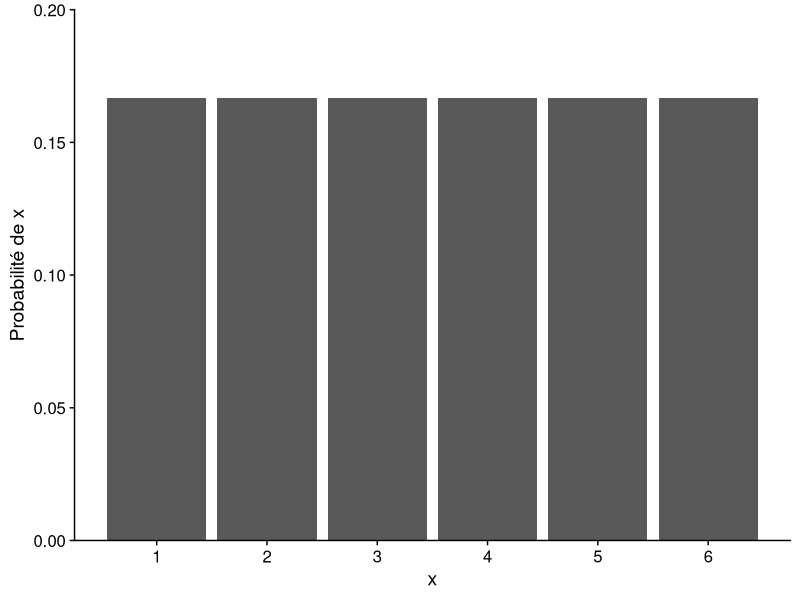
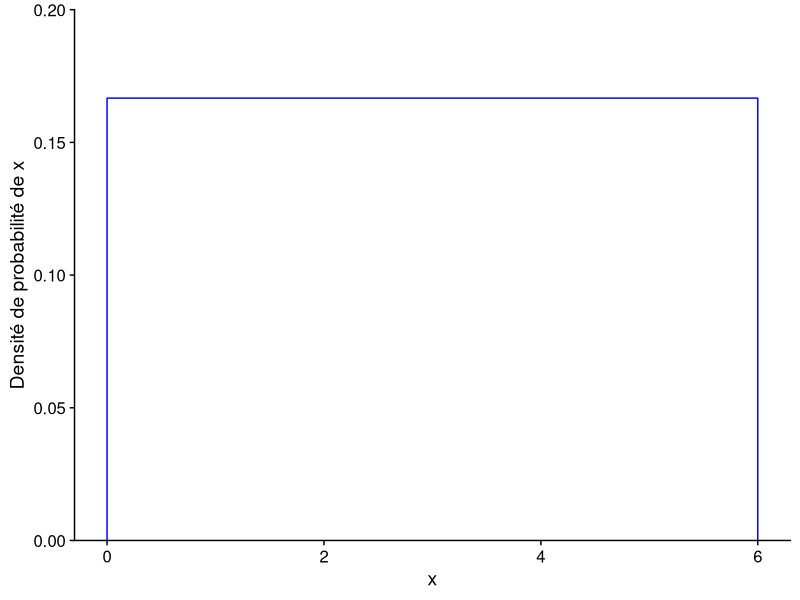
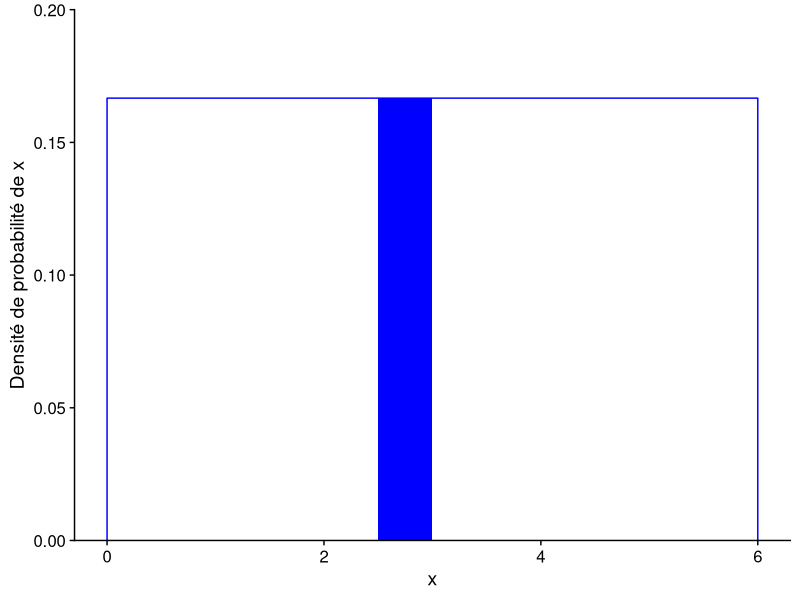
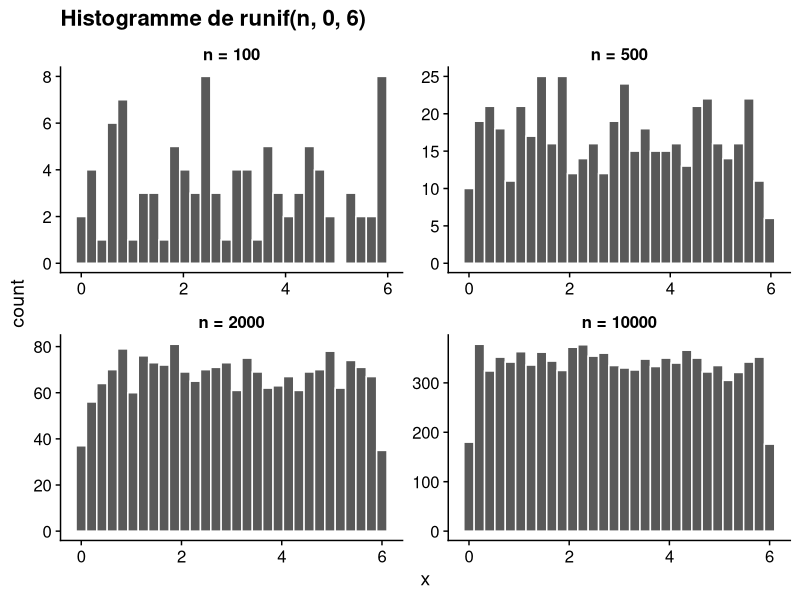
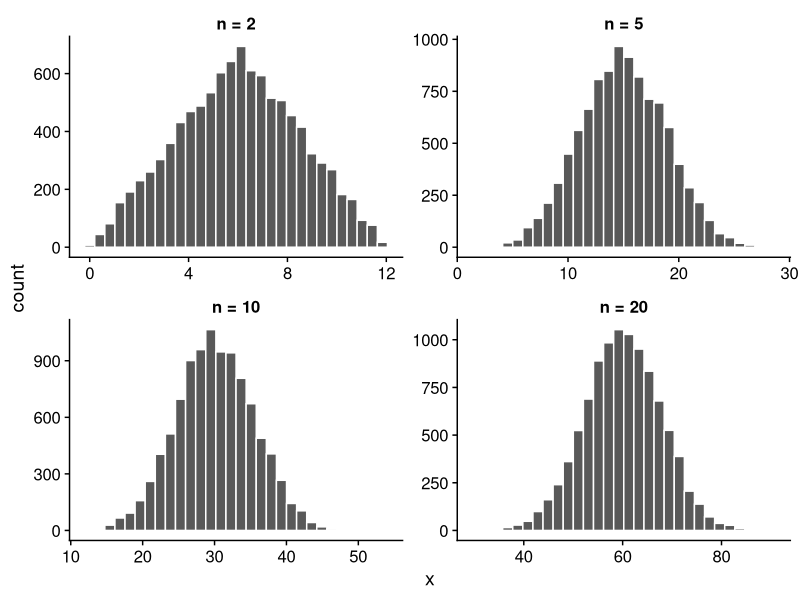
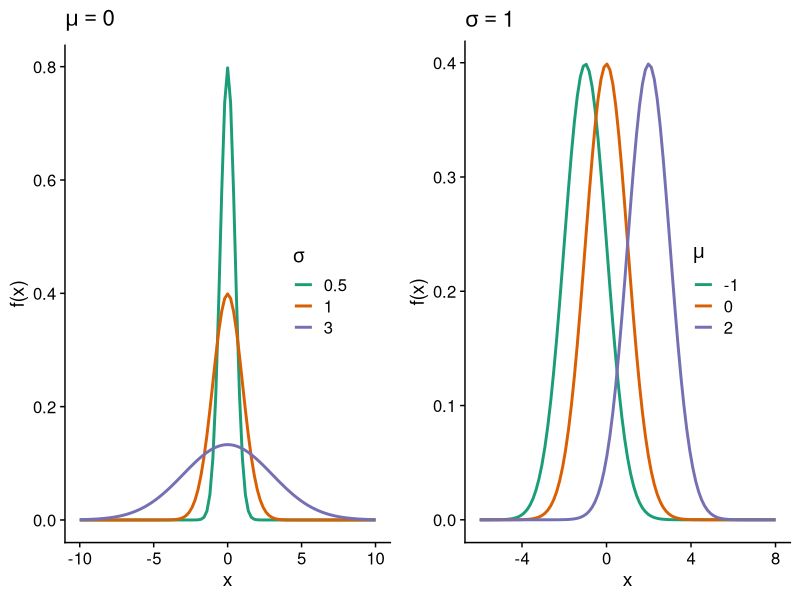
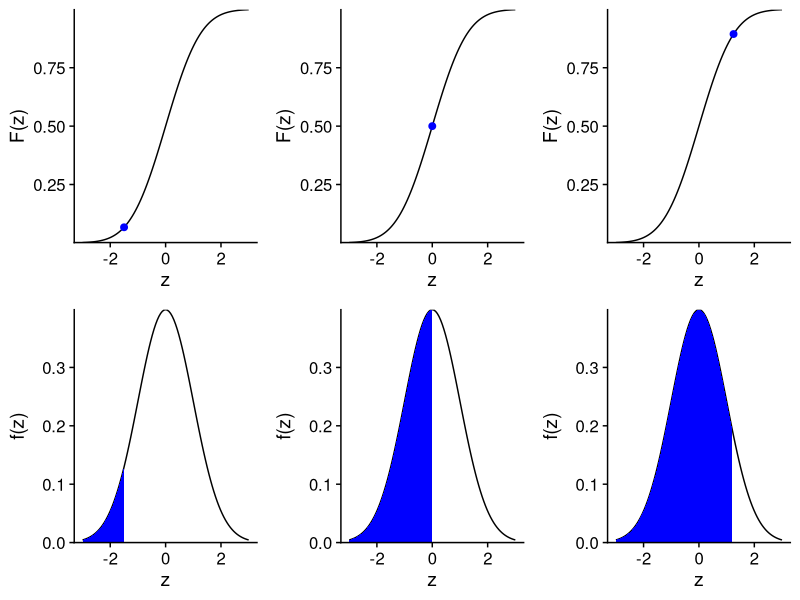
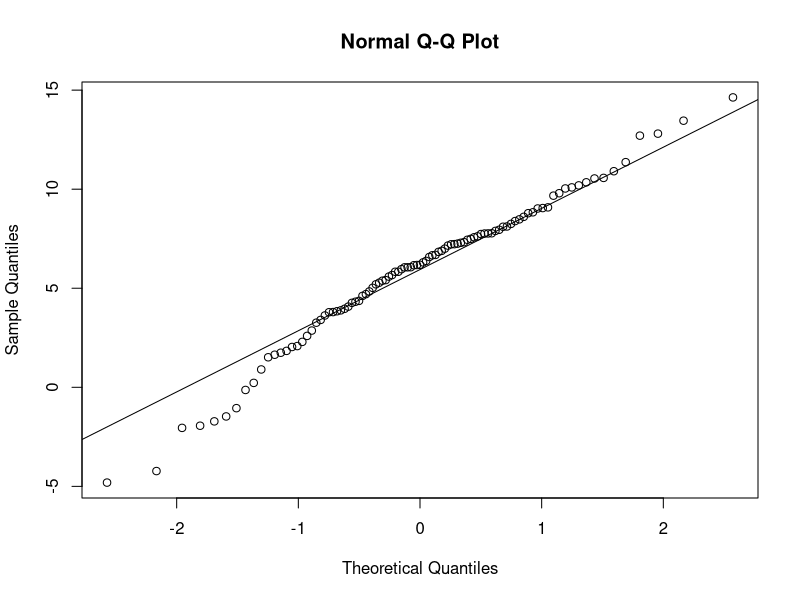

R code for these plots, in order: (Note: this script raises an error after producing the figures.)
## ---- chunk 1
knitr::opts_chunk$set(echo = TRUE)
library(tidyverse)
library(cowplot)
theme_set(theme_cowplot())
set.seed(7102)
## ---- chunk 2
ggplot(NULL, aes(x = 1:6, y = 1/6)) +
    labs(x = "x", y = "Probabilité de x") +
    geom_bar(stat = "identity") +
    scale_x_continuous(breaks = 1:6) +
    scale_y_continuous(expand = c(0, 0), limits = c(0, 0.2))
## ---- chunk 3
ggplot(NULL, aes(x = c(-1E-6, 1E-6, 6 - 1E-6, 6 + 1E-6), y = c(0, 1/6, 1/6, 0))) +
    labs(x = "x", y = "Densité de probabilité de x") +
    scale_y_continuous(expand = c(0, 0), limits = c(0, 0.2)) +
    geom_line(color = "blue")
## ---- chunk 4
ggplot(NULL, aes(x = c(-1E-6, 1E-6, 6 - 1E-6, 6 + 1E-6), y = c(0, 1/6, 1/6, 0))) +
    labs(x = "x", y = "Densité de probabilité de x") +
    scale_y_continuous(expand = c(0, 0), limits = c(0, 0.2)) +
    geom_line(color = "blue") +
    geom_rect(xmin = 2.5, xmax = 3, ymin = 0, ymax = 1/6, fill = "blue")
## ---- chunk 5
x <- runif(n = 10, min = 0, max = 6)
round(x, 2) # round affiche les valeurs avec 2 décimales
## ---- chunk 6
df <- data.frame(n = c(100, 500, 2000, 10000)) %>%
    mutate(x = map(n, ~ runif(n = ., min = 0, max = 6))) %>%
    unnest()
ggplot(df, aes(x = x)) +
    labs(title = "Histogramme de runif(n, 0, 6)") +
    geom_histogram(color = "white") +
    facet_wrap(~ n, scales = "free", labeller = function(x) label_both(x, sep = " = ")) +
    theme(strip.background = element_blank(), strip.text = element_text(face = "bold"))
## ---- chunk 7
# Somme de n variables aléatoires uniformes entre min et max
somme_unif <- function(n, min, max) {
    sum(runif(n, min, max))
}

n <- 10
x <- replicate(10000, somme_unif(n, 0, 6))
## ---- chunk 8
df <- data.frame(n = c(2, 5, 10, 20)) %>%
    mutate(x = map(n, ~ replicate(10000, somme_unif(., 0, 6)))) %>%
    unnest()
ggplot(df, aes(x = x)) +
    labs("Histogramme de la somme de n variables uniformes entre 0 et 6") +
    geom_histogram(color = "white") + 
    facet_wrap(~ n, scales = "free", labeller = function(x) label_both(x, sep = " = ")) +
    theme(strip.background = element_blank(), strip.text = element_text(face = "bold"))
## ---- chunk 9
p1 <- ggplot(data.frame(x = c(-10, 10)), aes(x)) +
    labs(y = "f(x)", title = expression(mu == 0), color = expression(sigma)) +
    stat_function(aes(color = "0.5"), fun = dnorm, args = list(mean = 0, sd = 0.5), size = 1) +
    stat_function(aes(color = "1"), fun = dnorm, args = list(mean = 0, sd = 1), size = 1) +
    stat_function(aes(color = "3"), fun = dnorm, args = list(mean = 0, sd = 3), size = 1) +
    scale_color_brewer(palette = "Dark2") +
    theme(legend.position = c(0.7, 0.5))

p2 <- ggplot(data.frame(x = c(-6, 8)), aes(x)) +
    labs(y = "f(x)", title = expression(sigma == 1), color = expression(mu)) +
    stat_function(aes(color = "-1"), fun = dnorm, args = list(mean = -1, sd = 1), size = 1) +
    stat_function(aes(color = "0"), fun = dnorm, args = list(mean = 0, sd = 1), size = 1) +
    stat_function(aes(color = "2"), fun = dnorm, args = list(mean = 2, sd = 1), size = 1) +
    scale_color_brewer(palette = "Dark2") +
    theme(legend.position = c(0.7, 0.5))

plot_grid(p1, p2, nrow = 1)
## ---- chunk 10
plot_c <- function(q) {
  ggplot(NULL) +
    xlim(-3, 3) +
    labs(x = "z", y = "F(z)") +
    stat_function(fun = pnorm) +
    geom_point(aes(x = q, y = pnorm(q)), color = "blue", size = 2) +
    scale_y_continuous(expand = c(0, 0))
} 

plot_d <- function(q) {
  ggplot(NULL) +
    xlim(-3, 3) +
    labs(x = "z", y = "f(z)") +
    stat_function(fun = dnorm) +
    stat_function(fun = function(x) ifelse(x <= q, dnorm(x), NA), geom = "area", fill = "blue") +
    scale_y_continuous(expand = c(0, 0))
}

plot_grid(plot_c(-1.5), plot_c(0), plot_c(1.25),
          plot_d(-1.5), plot_d(0), plot_d(1.25), nrow = 2, align = "v")
## ---- chunk 11
pnorm(2, mean = 0, sd = 1)
## ---- chunk 12
pnorm(1, mean = 0, sd = 1) - pnorm(-1, mean = 0, sd = 1)
## ---- chunk 13
qnorm(0.75, mean = 0, sd = 1)
## ---- chunk 14
test <- rnorm(99, mean = 6, sd = 4)

qqnorm(test)
qqline(test)
## ---- chunk 15
kejim <- read.csv("../donnees/cours1_kejimkujik.csv")

dhp <- kejim$dhp

qqnorm(dhp)
qqline(dhp)
## ---- chunk 16
ggplot(kejim, aes(x = dhp)) +
    geom_histogram(color = "white", fill = "blue", binwidth = 5) +
    scale_y_continuous(expand = c(0, 0))
## ---- chunk 17
tval <- rt(100, df = 2)
qqnorm(tval)
qqline(tval)
## ---- chunk 18
p1 <- ggplot(NULL) + xlim(-3, 3) +
    labs(title = "Distribution normale", x = "y", y = "f(y)") +
    stat_function(fun = dnorm) +
    scale_y_continuous(expand = c(0, 0))
p2 <- ggplot(NULL) + xlim(exp(-5), exp(2)) +
    labs(title = "Distribution log-normale", x = "x", y = "f(x)") +
    stat_function(fun = dlnorm) +
    scale_y_continuous(expand = c(0, 0))
plot_grid(p1, p2, nrow = 1)
## ---- chunk 19
qqnorm(log(dhp))
qqline(log(dhp))
## ---- chunk 20
p1 <- ggplot(NULL) + xlim(-3, 3) +
    labs(title = "Échelle logarithmique", x = "y", y = "f(y)") +
    stat_function(fun = dnorm, color = "blue", size = 1) +
    stat_function(fun = function(x) dnorm(x, 0, 0.5), color = "orange", size = 1) +
    scale_y_continuous(expand = c(0, 0))
p2 <- ggplot(NULL) + xlim(exp(-5), exp(2)) +
    labs(title = "Échelle originale", x = "x", y = "f(x)") +
    stat_function(fun = dlnorm, color = "blue", size = 1) +
    stat_function(fun = function(x) dlnorm(x, 0, 0.5), color = "orange", size = 1) +
    scale_y_continuous(expand = c(0, 0))
plot_grid(p1, p2, nrow = 1)
## ---- chunk 21
c(qnorm(0.25), qnorm(0.75))
## ---- chunk 22
ggplot(NULL) + xlim(-3, 3) +
    labs(x = "z", y = "f(z)") +
    stat_function(fun = dnorm) +
    stat_function(fun = function(x) ifelse(abs(x) > qnorm(0.95), dnorm(x), NA), geom = "area", fill = "red") +
    scale_y_continuous(expand = c(0, 0))
## ---- chunk 23

ggplot(data.frame(x = c(-4, 4)), aes(x)) +
    labs(y = "f(x)", color = "Distribution") +
    stat_function(aes(color = "z"), fun = dnorm, args = list(mean = 0, sd = 1), size = 1) +
    stat_function(aes(color = "t[4]"), fun = dt, args = list(df = 4), size = 1) +
    stat_function(aes(color = "t[9]"), fun = dt, args = list(df = 9), size = 1) +
    scale_color_brewer(palette = "Dark2", 
                       labels = c(expression(t[4]), expression(t[9]), expression(z))) +
    theme(legend.position = c(0.8, 0.5))
